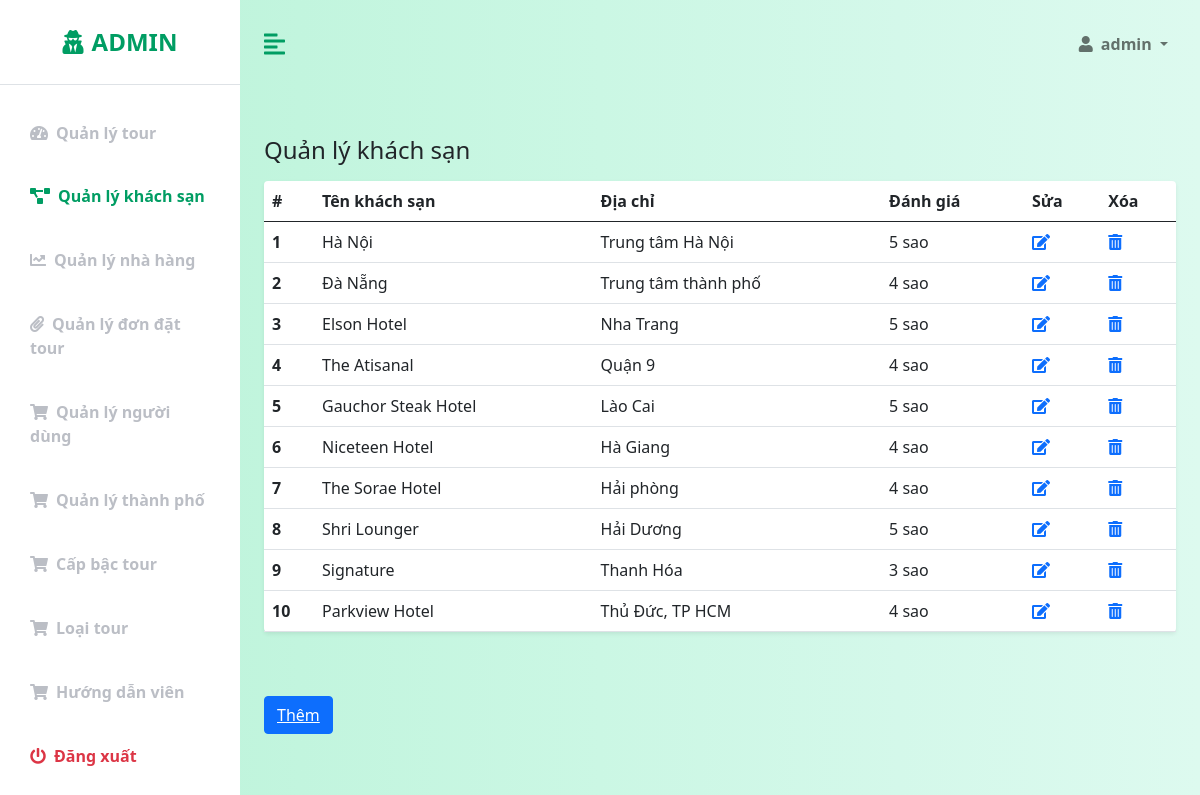
The app's page /admin/QLKS.php (signed in) with its own data.
### tables this page shows
CREATE TABLE `customers` (
  `customer_id` int(11) NOT NULL,
  `user_name` varchar(50) NOT NULL,
  `password` varchar(255) NOT NULL,
  `email` varchar(50) NOT NULL,
  `birthday` datetime NOT NULL,
  `phone_number` varchar(10) NOT NULL,
  `name` varchar(50) NOT NULL,
  `gender` int(1) NOT NULL,
  `status` int(1) NOT NULL,
  `code` varchar(255) NOT NULL,
  `is_admin` int(10) NOT NULL,
  `date_created` datetime NOT NULL DEFAULT current_timestamp()
);

CREATE TABLE `hotels` (
  `hotel_id` int(11) NOT NULL,
  `hotel_name` varchar(50) NOT NULL,
  `rating` float NOT NULL,
  `address` varchar(255) NOT NULL
);

### config/database-function.php (called while the page is built, shortened)
<?php
    require_once('database-connection.php');
    function simpleQuery($sql, bool $isGet = true, $params = []){
        global $conn;
        $stmt = $conn -> prepare($sql);
        if(count($params) > 0){
            $types = '';
            foreach($params as $v){
                if(is_int($v)){
                    $types = $types.'i';
                }else if(is_double($v)){
                    $types = $types.'d';
                }else{
                    $types = $types.'s';
                }
            }
            $values = array_values($params);
            $stmt -> bind_param($types, ...$values);
        }
        $stmt -> execute();
        if($isGet){
            $record = $stmt -> get_result() -> fetch_all(MYSQLI_ASSOC);
            return $record;
        }else{
            return $stmt;
        }
    }
?>

### admin/QLKS.php (the view, shortened to what this page needs)
<?php
    require('templates-admin/header.php');
?>
            <div class="container-fluid px-4" style="margin-bottom: 20%;">
                <div class="row my-5">
                    <h3 class="fs-4 mb-3">Quản lý khách sạn</h3>
                    <div class="col">
                        <table class="table bg-white rounded shadow-sm  table-hover">
                            <thead>
                                <tr>
                                    <th scope="col" width="50">#</th>
                                    <th scope="col">Tên khách sạn</th>
                                    <th scope="col">Địa chỉ</th>
                                    <th scope="col">Đánh giá</th>
                                    <th scope="col">Sửa</th>
                                    <th scope="col">Xóa</th>
                                </tr>
                            </thead>
                            <tbody>
                                <?php
                                    $sql = "select * from hotels";
                                    $rows = simpleQuery($sql);
                                    $i = 1;
                                    foreach($rows as $row){
                                        echo '
                                            <tr>
                                                <th scope="row">'.$i.'</th>
                                                <td>'.$row["hotel_name"].'</td>
                                                <td>'.$row["address"].'</td>
                                                <td>'.$row["rating"].' sao</td>
                                                <td><a href="sua-KS.php?id='.$row["hotel_id"].'"><i class="fas fa-edit"></i></a></td>
                                                <td><a href="xoa.php?hotels=&id='.$row["hotel_id"].'"><i class="fas fa-trash-alt"></i></a></td>
                                            </tr>
                                        ';
                                        $i++;
                                    }
                                ?>
                            </tbody>
                        </table>
                    </div>
                </div>
                <button type="button" class="btn btn-primary" style="margin-bottom: 12px"><a href="them-KS.php" class="text-white">Thêm</a></button>
<?php
    include('templates-admin/footer.php')
?>

### admin/templates-admin/header.php (shortened to what this page needs)
<!DOCTYPE html>
<html lang="en">
<head>
    <link href="https://cdn.jsdelivr.net/npm/bootstrap@5.0.0-beta3/dist/css/bootstrap.min.css" rel="stylesheet" />
    <link rel="stylesheet" href="https://cdnjs.cloudflare.com/ajax/libs/font-awesome/5.15.3/css/all.min.css" />
    <link rel="stylesheet" href="https://cdnjs.cloudflare.com/ajax/libs/font-awesome/5.15.4/css/all.min.css">
    <link rel="stylesheet" href="css-admin/styles.css" />
</head>
<body>
    <div class="d-flex" id="wrapper">
        <div class="bg-white" id="sidebar-wrapper">
            <div class="sidebar-heading text-center py-4 primary-text fs-4 fw-bold text-uppercase border-bottom"><i
                    class="fas fa-user-secret me-2"></i>Admin</div>
            <div class="list-group list-group-flush my-3">
                <a href="index.php" class="list-group-item list-group-item-action bg-transparent second-text fw-bold <?php if($_SESSION["nav"] == "tours") echo "active"; ?>"><i
                        class="fas fa-tachometer-alt me-2"></i>Quản lý tour</a>
                <a href="QLKS.php" class="list-group-item list-group-item-action bg-transparent second-text fw-bold <?php if($_SESSION["nav"] == "hotels") echo "active"; ?>"><i
                        class="fas fa-project-diagram me-2"></i>Quản lý khách sạn</a>
                <a href="QLNH.php" class="list-group-item list-group-item-action bg-transparent second-text fw-bold <?php if($_SESSION["nav"] == "restaurants") echo "active"; ?>"><i
                        class="fas fa-chart-line me-2"></i>Quản lý nhà hàng</a>
                <a href="QLDDTour.php" class="list-group-item list-group-item-action bg-transparent second-text fw-bold <?php if($_SESSION["nav"] == "orders") echo "active"; ?>"><i
                        class="fas fa-paperclip me-2"></i>Quản lý đơn đặt tour</a>
                <a href="QLND.php" class="list-group-item list-group-item-action bg-transparent second-text fw-bold <?php if($_SESSION["nav"] == "customers") echo "active"; ?>"><i
                        class="fas fa-shopping-cart me-2"></i>Quản lý người dùng</a>
                <a href="QLTP.php" class="list-group-item list-group-item-action bg-transparent second-text fw-bold <?php if($_SESSION["nav"] == "cities") echo "active"; ?>"><i
                        class="fas fa-shopping-cart me-2"></i>Quản lý thành phố</a>
                <a href="QLCapTour.php" class="list-group-item list-group-item-action bg-transparent second-text fw-bold <?php if($_SESSION["nav"] == "ranks") echo "active"; ?>"><i
                        class="fas fa-shopping-cart me-2"></i>Cấp bậc tour</a>
                <a href="QLLoaiTour.php" class="list-group-item list-group-item-action bg-transparent second-text fw-bold <?php if($_SESSION["nav"] == "tourtypes") echo "active"; ?>"><i
                        class="fas fa-shopping-cart me-2"></i>Loại tour</a>
                <a href="QLHDVien.php" class="list-group-item list-group-item-action bg-transparent second-text fw-bold <?php if($_SESSION["nav"] == "tourguides") echo "active"; ?>"><i
                        class="fas fa-shopping-cart me-2"></i>Hướng dẫn viên</a>
                <a href="logout.php" class="list-group-item list-group-item-action bg-transparent text-danger fw-bold"><i
                        class="fas fa-power-off me-2"></i>Đăng xuất</a>
            </div>
        </div>
        <div id="page-content-wrapper">
            <nav class="navbar navbar-expand-lg navbar-light bg-transparent py-4 px-4">
                <div class="d-flex align-items-center">
                    <i class="fas fa-align-left primary-text fs-4 me-3" id="menu-toggle"></i>
                </div>
                <div class="collapse navbar-collapse" id="navbarSupportedContent">
                    <ul class="navbar-nav ms-auto mb-2 mb-lg-0">
                        <li class="nav-item dropdown">
                            <a class="nav-link dropdown-toggle second-text fw-bold" href="#" id="navbarDropdown"
                                role="button" data-bs-toggle="dropdown" aria-expanded="false">
                                <?php
                                  $sql = "select user_name from customers where customer_id = ?";
                                  $row = simpleQuery($sql, 1, [$_SESSION["user_id"]])[0];
                                  echo '<i class="fas fa-user me-2"></i>';
                                  echo $row["user_name"];
                                ?>
                            </a>
                        </li>
                    </ul>
                </div>
            </nav>

### admin/css-admin/styles.css (style rules this page uses)
:root { --main-bg-color: #009d63; --main-text-color: #009d63; --second-text-color: #bbbec5; --second-bg-color: #c1efde; }
.primary-text { color: var(--main-text-color); }
.second-text { color: var(--second-text-color); }
#wrapper { overflow-x: hidden; background-image: linear-gradient( to right, #baf3d7, #c2f5de, #cbf7e4, #d4f8ea, #ddfaef ); }
#sidebar-wrapper { min-height: 100vh; margin-left: -15rem; -webkit-transition: margin 0.25s ease-out; -moz-transition: margin 0.25s ease-out; -o-transition: margin 0.25s ease-out; transition: margin 0.25s ease-out; }
#sidebar-wrapper .sidebar-heading { padding: 0.875rem 1.25rem; font-size: 1.2rem; }
#sidebar-wrapper .list-group { width: 15rem; }
#page-content-wrapper { min-width: 100vw; }
#menu-toggle { cursor: pointer; }
.list-group-item { border: none; padding: 20px 30px; }
.list-group-item.active { background-color: transparent; color: var(--main-text-color); font-weight: bold; border: none; }
@media (min-width: 768px) { #sidebar-wrapper { margin-left: 0; } }
@media (min-width: 768px) { #page-content-wrapper { min-width: 0; width: 100%; } }

### records on screen
customers: user_name "admin"
hotels: hotel_name "Hà Nội", address "Trung tâm Hà Nội", rating "5"
hotels: hotel_name "Đà Nẵng", address "Trung tâm thành phố", rating "4"
hotels: hotel_name "Elson Hotel", address "Nha Trang", rating "5"
hotels: hotel_name "The Atisanal", address "Quận 9", rating "4"
hotels: hotel_name "Gauchor Steak Hotel", address "Lào Cai", rating "5"
hotels: hotel_name "Niceteen Hotel", address "Hà Giang", rating "4"
hotels: hotel_name "The Sorae Hotel", address "Hải phòng", rating "4"
hotels: hotel_name "Shri Lounger", address "Hải Dương", rating "5"
hotels: hotel_name "Signature", address "Thanh Hóa", rating "3"
hotels: hotel_name "Parkview Hotel", address "Thủ Đức, TP HCM", rating "4"
